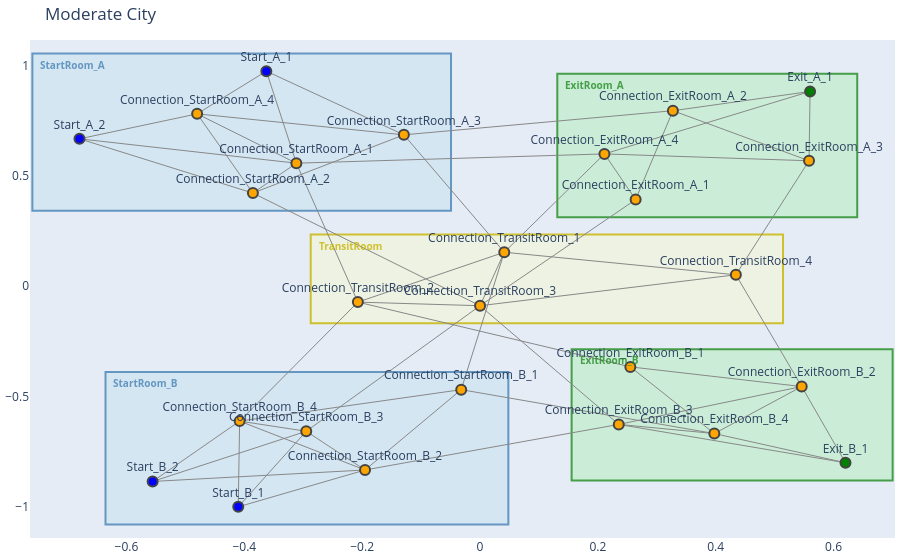

The cell this chart's notebook holds for it:
### Markdown cell above
### Moderate City

### Code cell
num_bottleneck = 2
num_open = 3

G_moderate, start_m, exit_m = create_city(
    seed=SEED,
    bottleneck_corridors=num_bottleneck,
    open_corridors=num_open,
    exit_connections=3,
    start_connections=3,
)

betweeness_m = bottleneck_score_betweeness(G_moderate)
avg_m = bottleneck_score_avg_path(G_moderate, start_m, exit_m)
cuts_m = bottleneck_score_min_cut(G_moderate, start_m, exit_m)
visualise_city(G_moderate, title='Moderate City', save_path='images/moderate_city.png')

pickle.dump(
    {"graph": G_moderate, "starts": start_m, "exits": exit_m},
    open(os.path.join("graphs/moderate_city.pickle"), "wb"),
)

### Figure 1 — Plotly figure (JSON) as saved in the notebook; plotly's stock layout.template omitted (floating-point values rounded to 4 significant figures; data arrays with more than 128 entries replaced by an {"elided": "..."} marker saying what was removed)
{"data": [{"hoverinfo": "none", "line": {"color": "#888", "width": 1}, "mode": "lines", "type": "scatter", "x": {"elided": "174 float values"}, "y": {"elided": "174 float values"}}, {"hoverinfo": "text", "marker": {"color": ["orange", "orange", "orange", "orange", "blue", "blue", "orange", "orange", "orange", "orange", "blue", "blue", "orange", "orange", "orange", "orange", "orange", "orange", "orange", "orange", "green", "orange", "orange", "orange", "orange", "green"], "line": {"width": 2}, "size": 10}, "mode": "markers+text", "text": ["Connection_StartRoom_A_1", "Connection_StartRoom_A_2", "Connection_StartRoom_A_3", "Connection_StartRoom_A_4", "Start_A_1", "Start_A_2", "Connection_StartRoom_B_1", "Connection_StartRoom_B_2", "Connection_StartRoom_B_3", "Connection_StartRoom_B_4", "Start_B_1", "Start_B_2", "Connection_TransitRoom_1", "Connection_TransitRoom_2", "Connection_TransitRoom_3", "Connection_TransitRoom_4", "Connection_ExitRoom_A_1", "Connection_ExitRoom_A_2", "Connection_ExitRoom_A_3", "Connection_ExitRoom_A_4", "Exit_A_1", "Connection_ExitRoom_B_1", "Connection_ExitRoom_B_2", "Connection_ExitRoom_B_3", "Connection_ExitRoom_B_4", "Exit_B_1"], "textposition": "top center", "type": "scatter", "x": [-0.3117, -0.3854, -0.1292, -0.4801, -0.3626, -0.6797, -0.03189, -0.1951, -0.2949, -0.4079, -0.4103, -0.5556, 0.04119, -0.2073, 0.0001136, 0.4343, 0.2641, 0.3274, 0.5584, 0.2112, 0.5602, 0.2552, 0.546, 0.2355, 0.3977, 0.6203], "y": [0.5573, 0.422, 0.6859, 0.7809, 0.9745, 0.6678, -0.4689, -0.833, -0.6575, -0.6115, -1, -0.8849, 0.1538, -0.07217, -0.08852, 0.05154, 0.3923, 0.7952, 0.5683, 0.5994, 0.8825, -0.3657, -0.4549, -0.6264, -0.6679, -0.8003]}], "layout": {"annotations": [{"font": {"color": "rgba(70, 130, 180, 0.8)", "size": 10}, "showarrow": false, "text": "<b>StartRoom_A</b>", "x": -0.7497, "xanchor": "left", "y": 1.044, "yanchor": "top"}, {"font": {"color": "rgba(70, 130, 180, 0.8)", "size": 10}, "showarrow": false, "text": "<b>StartRoom_B</b>", "x": -0.6256, "xanchor": "left", "y": -0.3989, "yanchor": "top"}, {"font": {"color": "rgba(200, 180, 0, 0.8)", "size": 10}, "showarrow": false, "text": "<b>TransitRoom</b>", "x": -0.2773, "xanchor": "left", "y": 0.2238, "yanchor": "top"}, {"font": {"color": "rgba(34, 139, 34, 0.8)", "size": 10}, "showarrow": false, "text": "<b>ExitRoom_A</b>", "x": 0.1412, "xanchor": "left", "y": 0.9525, "yanchor": "top"}, {"font": {"color": "rgba(34, 139, 34, 0.8)", "size": 10}, "showarrow": false, "text": "<b>ExitRoom_B</b>", "x": 0.1655, "xanchor": "left", "y": -0.2957, "yanchor": "top"}], "hovermode": "closest", "margin": {"b": 20, "l": 5, "r": 5, "t": 40}, "shapes": [{"fillcolor": "rgba(173, 216, 230, 0.3)", "layer": "below", "line": {"color": "rgba(70, 130, 180, 0.8)", "width": 2}, "type": "rect", "x0": -0.7597, "x1": -0.04919, "y0": 0.342, "y1": 1.054}, {"fillcolor": "rgba(173, 216, 230, 0.3)", "layer": "below", "line": {"color": "rgba(70, 130, 180, 0.8)", "width": 2}, "type": "rect", "x0": -0.6356, "x1": 0.04811, "y0": -1.08, "y1": -0.3889}, {"fillcolor": "rgba(255, 255, 180, 0.3)", "layer": "below", "line": {"color": "rgba(200, 180, 0, 0.8)", "width": 2}, "type": "rect", "x0": -0.2873, "x1": 0.5143, "y0": -0.1685, "y1": 0.2338}, {"fillcolor": "rgba(144, 238, 144, 0.3)", "layer": "below", "line": {"color": "rgba(34, 139, 34, 0.8)", "width": 2}, "type": "rect", "x0": 0.1312, "x1": 0.6402, "y0": 0.3123, "y1": 0.9625}, {"fillcolor": "rgba(144, 238, 144, 0.3)", "layer": "below", "line": {"color": "rgba(34, 139, 34, 0.8)", "width": 2}, "type": "rect", "x0": 0.1555, "x1": 0.7003, "y0": -0.8803, "y1": -0.2857}], "showlegend": false, "title": {"text": "Moderate City"}, "xaxis": {"showgrid": false, "zeroline": false}, "yaxis": {"showgrid": false, "zeroline": false}}}
